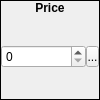
        <widget class="QFrame" name="frame_80">
         <property name="sizePolicy">
          <sizepolicy hsizetype="Fixed" vsizetype="Fixed">
           <horstretch>0</horstretch>
           <verstretch>0</verstretch>
          </sizepolicy>
         </property>
         <property name="maximumSize">
          <size>
           <width>100</width>
           <height>16777215</height>
          </size>
         </property>
         <property name="frameShape">
          <enum>QFrame::Box</enum>
         </property>
         <property name="frameShadow">
          <enum>QFrame::Plain</enum>
         </property>
         <layout class="QVBoxLayout" name="verticalLayout_167">
          <property name="spacing">
           <number>0</number>
          </property>
          <property name="margin">
           <number>0</number>
          </property>
          <item>
           <widget class="QLabel" name="label_143">
            <property name="sizePolicy">
             <sizepolicy hsizetype="Preferred" vsizetype="Fixed">
              <horstretch>0</horstretch>
              <verstretch>0</verstretch>
             </sizepolicy>
            </property>
            <property name="font">
             <font>
              <weight>75</weight>
              <bold>true</bold>
             </font>
            </property>
            <property name="text">
             <string>Price</string>
            </property>
            <property name="alignment">
             <set>Qt::AlignCenter</set>
            </property>
           </widget>
          </item>
          <item>
           <widget class="QWidget" name="widget_90" native="true">
            <layout class="QHBoxLayout" name="horizontalLayout_64">
             <property name="spacing">
              <number>0</number>
             </property>
             <property name="margin">
              <number>0</number>
             </property>
             <item>
              <widget class="QSpinBox" name="sbPrice">
               <property name="sizePolicy">
                <sizepolicy hsizetype="Preferred" vsizetype="Fixed">
                 <horstretch>0</horstretch>
                 <verstretch>0</verstretch>
                </sizepolicy>
               </property>
               <property name="maximum">
                <number>999999</number>
               </property>
              </widget>
             </item>
             <item>
              <widget class="SpinBoxSideButton" name="bPriceSpinButton">
               <property name="minimumSize">
                <size>
                 <width>13</width>
                 <height>21</height>
                </size>
               </property>
               <property name="maximumSize">
                <size>
                 <width>13</width>
                 <height>21</height>
                </size>
               </property>
               <property name="text">
                <string>...</string>
               </property>
               <property name="icon">
                <iconset resource="gui_icons.qrc">
                 <normaloff>:/icons/spinBoxSideButton.png</normaloff>:/icons/spinBoxSideButton.png</iconset>
               </property>
               <property name="iconSize">
                <size>
                 <width>8</width>
                 <height>16</height>
                </size>
               </property>
              </widget>
             </item>
            </layout>
           </widget>
          </item>
         </layout>
        </widget>
